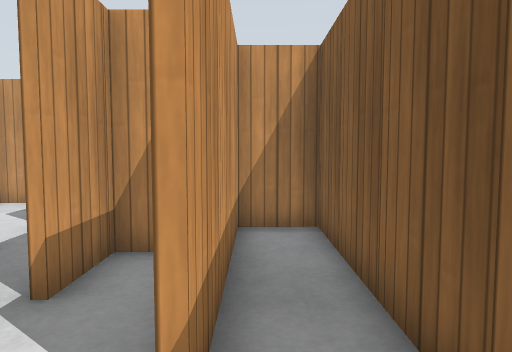
View 1 (above)

24 first-person views from a walk through a robot-simulator world made for Gazebo. The camera is 0.86 m above the floor, tilts 4° down and sees 70° across. The floor is counted in squares, 0.5 m on a side. Each view is taken from the middle of a square. On the plan, view 1 faces up. The plan holds only what a view shows up to about 17 squares ahead; the rest is blank. Gazebo's built-in surfaces are drawn with simple patterns.

View 2
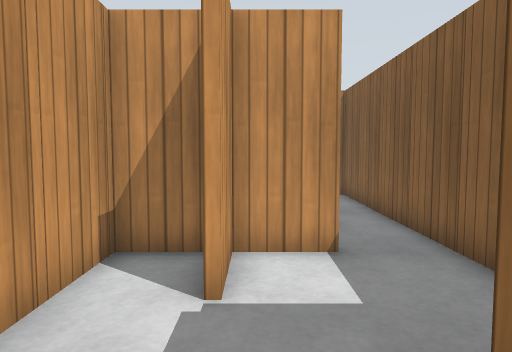

View 3
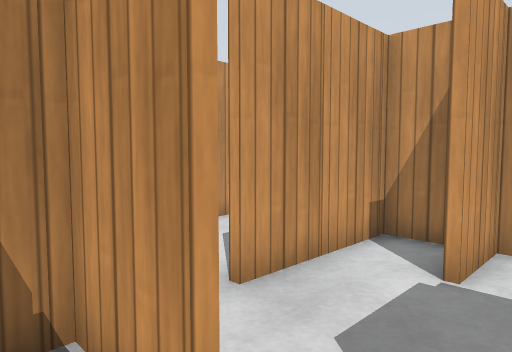

View 4
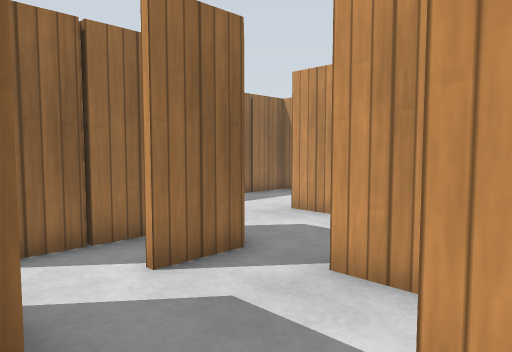

View 5
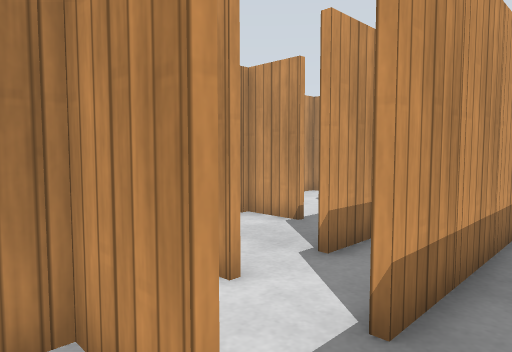

View 6
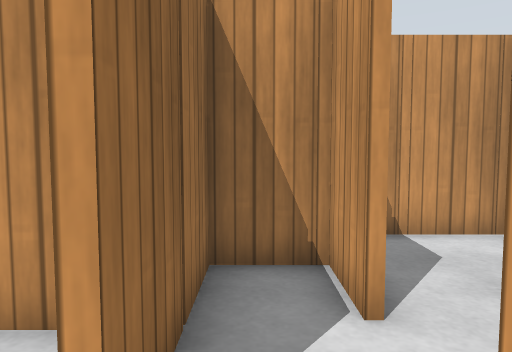

View 7
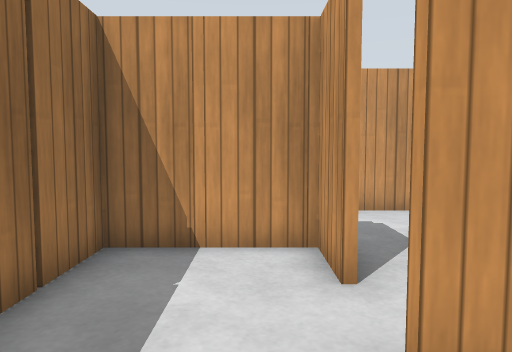

View 8
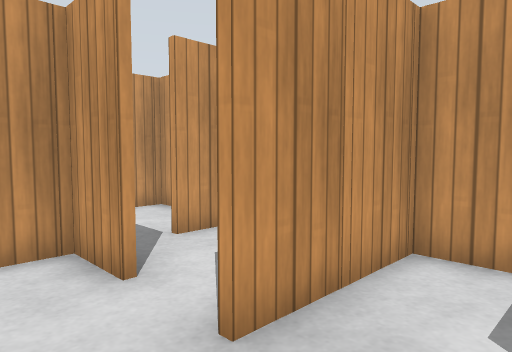

View 9
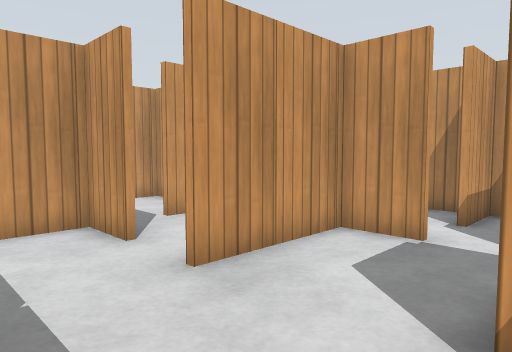

View 10
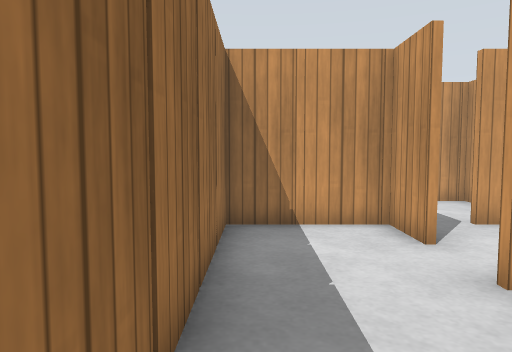

View 11
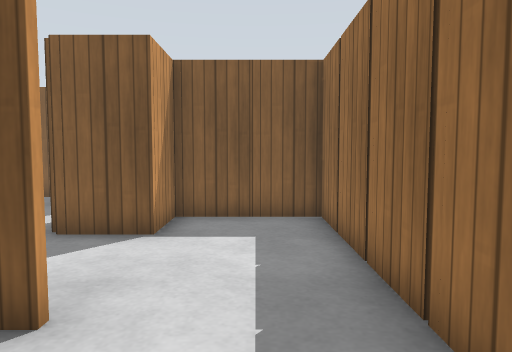

View 12
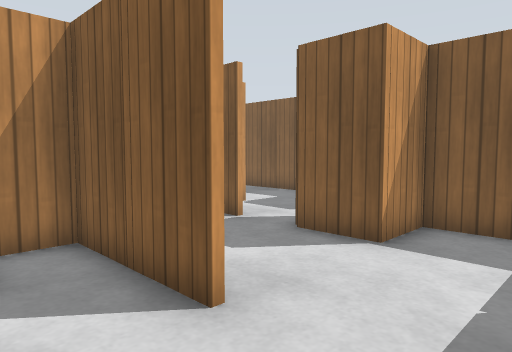

View 13
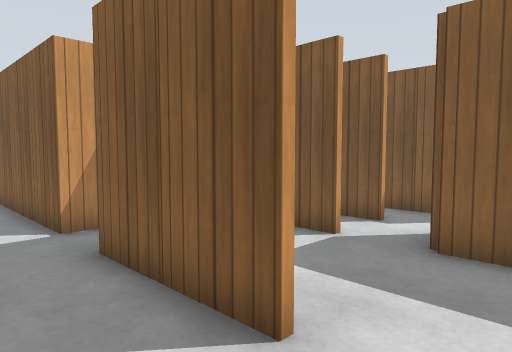

View 14
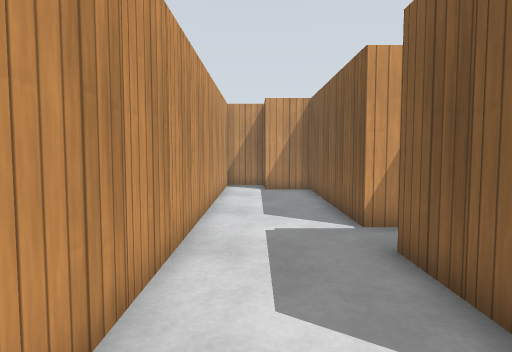

View 15
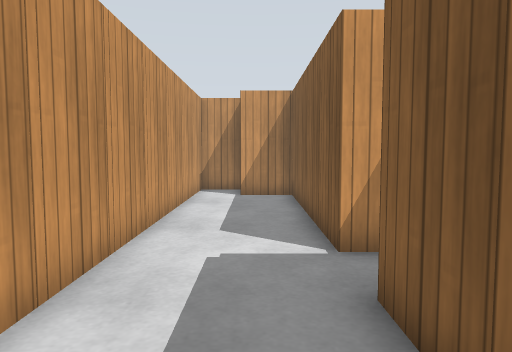

View 16
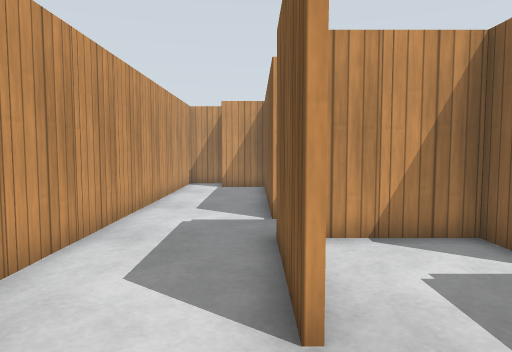

View 17
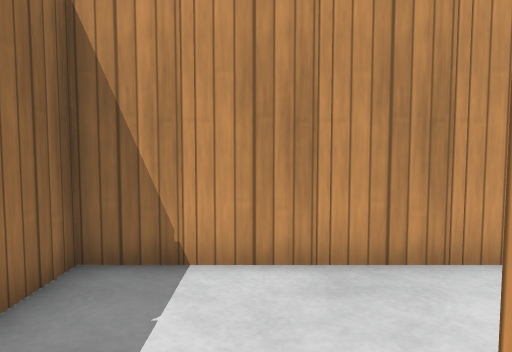

View 18
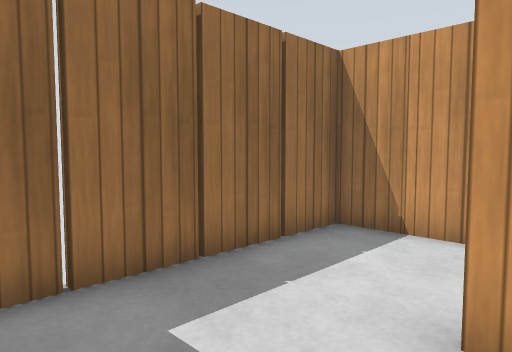

View 19
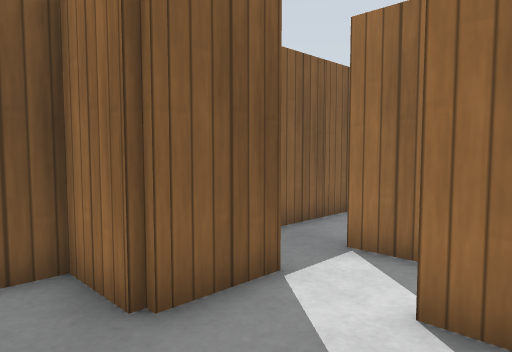

View 20
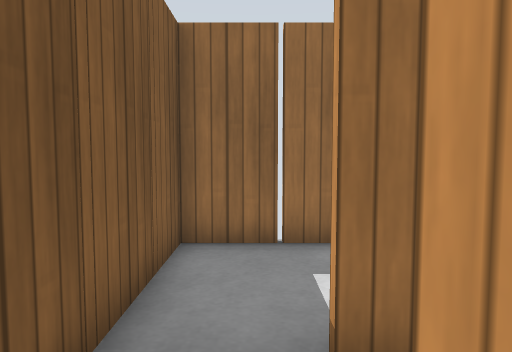

View 21
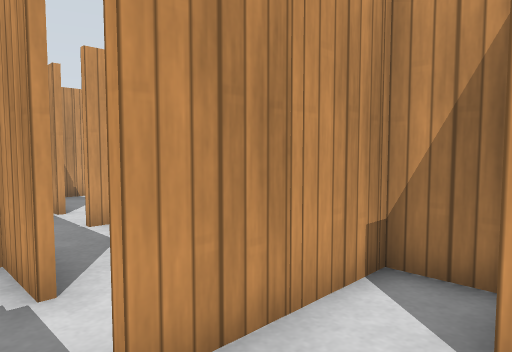

View 22
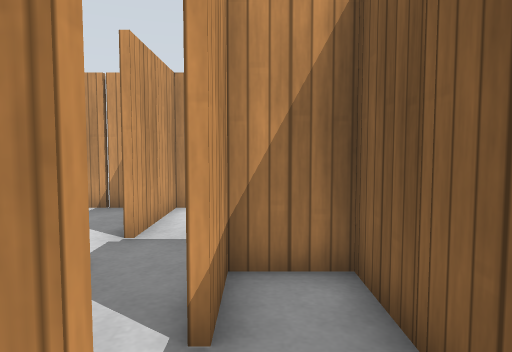

View 23
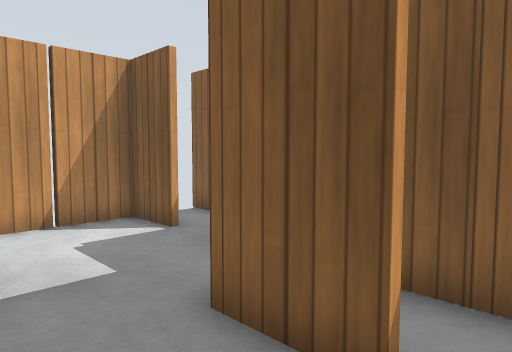

View 24
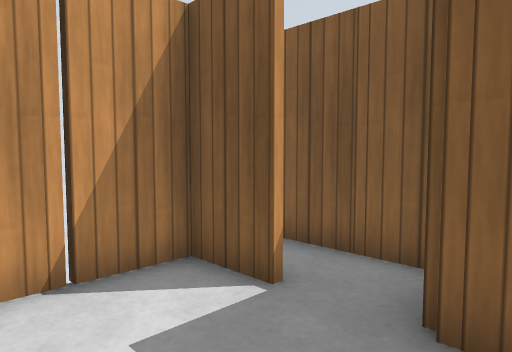

### Floor plan
Points are (right, up) in squares from view 1. A wall is a line through its corners. A room is listed if a view was taken in it or the views show most of it. See-through windows are left out.
Room 1 (views 1, 2, 4, 5, 6, 7, 8, 9, 10, 11, 12, 13, 14, 15, 16, 17, 18, 19, 21, 22, 23, 24)
walls: (-10.4, -1.4) (-10.4, -2); (-12.5, -1.9) (-13, -1.9); (-6.4, -0.5) (-6.4, -2); (-8.4, -4.5) (-8.4, -5.6); (-13.5, -3.9) (-16.4, -3.9) (-16.4, -5.6); (-6.5, -3.9) (-7.5, -3.9); (-12.4, -4.8) (-12.4, -6); (-4.4, -0.5) (-4.4, -1.6); (-4.4, 1.5) (-4.4, 0.2); (-10.6, -6) (-10.6, -4.8); (-15.8, -1.9) (-16.6, -1.9) (-16.6, 5.5); (-4.4, -2.5) (-4.4, -4); (-12.6, -6) (-12.6, -4.5); (-6.4, 5.5) (-6.4, 4.4); (-8.4, -6.5) (-8.4, -8); (-4.6, -4) (-4.6, -3.4); (-2.4, -0.5) (-2.4, -2); (-2.5, 2.1) (-3.5, 2.1); (-10.5, -7.9) (-12.4, -7.9) (-12.4, -9.6); (-8.6, -8) (-8.6, -4.5); (-4.5, 6.1) (-5.5, 6.1); (-2.6, 4) (-2.6, 6); (-1.5, 0.3) (-0.5, 0.3); (-3.5, -5.7) (-2.5, -5.7); (-3.5, -5.9) (-4.4, -5.9) (-4.4, -6.5); (-12.6, -9) (-12.6, -8.5); (-2.4, 5.5) (-2.4, 4); (-0.5, 0.1) (-1.6, 0.1); (-17.5, 6.1) (-18.6, 6.1); (-0.6, 2.9) (-0.6, 6.1); (-16.4, -7.5) (-16.4, -8); (-0.4, 3.5) (-0.4, 2); (-3.5, -7.9) (-4.6, -7.9) (-4.6, -6.5); (-16.6, -8) (-16.6, -4); (-20.4, -0.5) (-20.4, -1.6); (-20.4, 1.5) (-20.4, 0.4); (-12.4, -10.4) (-12.4, -11.7) (-2.6, -11.7) (-2.6, -8.5); (-20.4, -2.5) (-20.4, -3.6); (-20.4, 3.5) (-20.4, 2.4); (-4.4, 9.5) (-4.4, 8); (0.4, -3.7) (1.4, -3.7) (1.4, -2.9); (-0.6, -6) (-0.6, -4); (-20.4, -4.5) (-20.4, -5.6); (1.4, -1.1) (1.4, 8.1) (0.4, 8.1); (-20.4, 5.5) (-20.4, 4.4); (-0.4, 7.5) (-0.4, 4.4); (-20.4, -6.5) (-20.4, -7.6); (-5.9, 11.9) (-6.5, 11.9); (-20.4, 7.4) (-20.4, 6.4); (-4.4, 11.5) (-4.4, 10.4); (-20.4, -8.5) (-20.4, -9.5); (-0.6, 10) (-0.6, 11.9) (-2.5, 11.9); (1.4, 8.9) (1.4, 12); (-20.4, -10.4) (-20.4, -11.7) (-13.8, -11.7)
ways out: opening at (-1, -5) to room 2
objects: wooden post (-21, -10); wooden post (-21, -8); wooden post (-21, -6); wooden post (-21, -4); wooden post (-21, -2); wooden post (-21, 0); wooden post (-21, 2); wooden post (-21, 4); other object (-21, 6); other object (-21, 8) to (-20, 8); wooden post (-19, -12); other object (-19, 8); wooden post (-17, -12); wooden post (-17, -6); wooden post (-17, 0); wooden post (-17, 2); other object (-17, 4); wooden post (-17, 6); wooden post (-16, -4); other object (-16, 6); wooden post (-15, -12); wooden post (-13, -10); wooden post (-13, -4); wooden post (-12, -8); wooden post (-12, -4); wooden post (-11, -12); wooden post (-9, -12); wooden post (-9, -6); wooden post (-9, -4); wooden post (-8, -4); wooden post (-7, -12); wooden post (-7, 4); wooden post (-7, 12); wooden post (-6, 0); wooden post (-6, 6); wooden post (-5, -12); wooden post (-5, -2); wooden post (-5, 10); wooden post (-4, -6); wooden post (-4, 0); wooden post (-4, 2); wooden post (-3, -10); wooden post (-3, 0); wooden post (-3, 12); wooden post (-2, 0); wooden post (-2, 6); wooden post (-1, 4); wooden post (0, -4); wooden post (0, 6); wooden post (0, 8); wooden post (2, 0); wooden post (2, 2); wooden post (2, 4); wooden post (2, 6); wooden post (2, 10)
Room 2 (views 3, 20)
walls: (-1.6, -7.7) (-0.5, -7.7); (-0.4, -5.5) (-0.4, -6); (-2.5, -5.9) (-3.5, -5.9); (-0.5, -11.7) (1.4, -11.7) (1.4, -6.9)
ways out: opening at (-1, -5) to room 1
objects: wooden post (-3, -8); wooden post (-2, -8); wooden post (-1, -12); wooden post (2, -10); wooden post (2, -8)

Positions as (right, up) in squares from view 1, and headings:
1: (0, 0), facing up
2: (-2, -6), facing up
3: (-1, -7), facing up-left
4: (0, -1), facing down-left
5: (1, -1), facing up-left
6: (1, 1), facing left
7: (-6, -9), facing left
8: (-6, -10), facing up-left
9: (-4, -11), facing up-left
10: (-4, -11), facing left
11: (-12, -10), facing right
12: (-11, -11), facing up-right
13: (-19, -10), facing up-right
14: (-19, -10), facing up
15: (-18, -8), facing up
16: (-17, -11), facing up
17: (-15, -9), facing left
18: (-13, -7), facing down-left
19: (-4, -2), facing down-right
20: (0, -5), facing down
21: (-2, -5), facing up-left
22: (-2, 1), facing up
23: (-5, 3), facing up-right
24: (-4, 7), facing up-right
